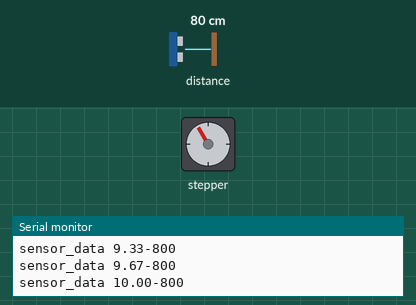
Bench run of a sketch on a simulated Arduino Uno, built with avr-gcc and run on an emulated ATmega328P. Parts: stepper motor, the last lines printed to the serial monitor. The inputs (shaded band) are chosen by the test bench; at power-on: distance to the obstacle 80 cm. Stepper angles assume 4096 steps per turn.

Above: at 1.56 s.
At 9.38 s:
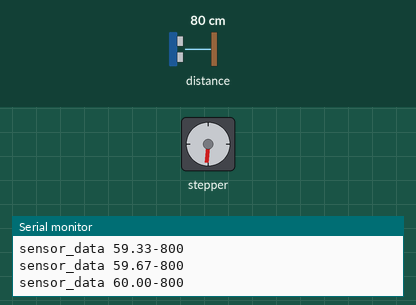
10.3 s: distance to the obstacle set to 2 cm
At 10.94 s:
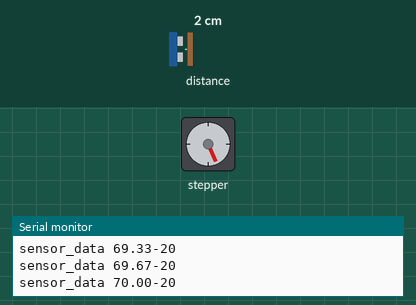
Timing chart, 0 to 19.3 s (numbered marks = the images above; inputs shaded):
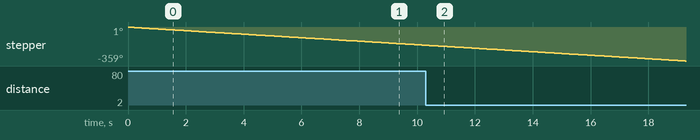

Measured:
- by itself, stepper: keeps turning counter-clockwise at about 19°/s

The sketch:

motor_lidar.ino
```cpp
/*
 * cheapStepper_move.ino
 * ///////////////////////////////////////////
 * using CheapStepper Arduino library v.0.2.0
 * created by Tyler Henry, 7/2016
 * ///////////////////////////////////////////
 *
 * This sketch illustrates the library's
 * "blocking" move functions -
 * i.e. the move will "pause" the arduino sketch
 * -- for non-blocking moves, see cheapStepper_newMoveTo.ino example
 *
 * This sketch also shows how to set the RPM
 * and shows a few different types of move functions
 * - by steps or by degrees.
 *
 * Blocking moves are useful if you need a specific RPM
 * but don't need your arduino to perform other functions
 * while the stepper is moving.
 *
 * //////////////////////////////////////////////////////
 */

// first, include the library :)

#include <CheapStepper.h>
#include <Wire.h>
#include <VL53L0X.h>

VL53L0X sensor;

// next, declare the stepper
// and connect pins 8,9,10,11 to IN1,IN2,IN3,IN4 on ULN2003 board


CheapStepper stepper (8,9,10,11);

// let's create a boolean variable to save the direction of our rotation

boolean moveClockwise = false;


void setup() {

  // let's set a custom speed of 20rpm (the default is ~16.25rpm)

  stepper.setRpm(20);
  /* Note: CheapStepper library assumes you are powering your 28BYJ-48 stepper
   * using an external 5V power supply (>100mA) for RPM calculations
   * -- don't try to power the stepper directly from the Arduino
   *
   * accepted RPM range: 6RPM (may overheat) - 24RPM (may skip)
   * ideal range: 10RPM (safe, high torque) - 22RPM (fast, low torque)
   */

  // now let's set up a serial connection and print some stepper info to the console

  Serial.begin(9600);
  Wire.begin();
  Serial.println("ANNOUNCE lidar");

  sensor.init();
  sensor.setTimeout(500);
  sensor.startContinuous();

}

void loop() {

    // let's do a clockwise move first
    moveClockwise = false;
    float gear_conversion = 53/15;

    for (float i=1; i<360*gear_conversion; i+=1) {
      // The Arduino sketch "pauses" during move()
      stepper.moveDegrees(moveClockwise, 1);
      Serial.print("sensor_data ");
      Serial.print(i/gear_conversion);
      Serial.print('-');
      Serial.print(sensor.readRangeContinuousMillimeters());

      Serial.println();
      delay(10);
    }
    moveClockwise = true;
    for (float i=1; i< 360*gear_conversion; i++){
      stepper.moveDegrees(moveClockwise, 1);
      delay(1);
    }

}
```
